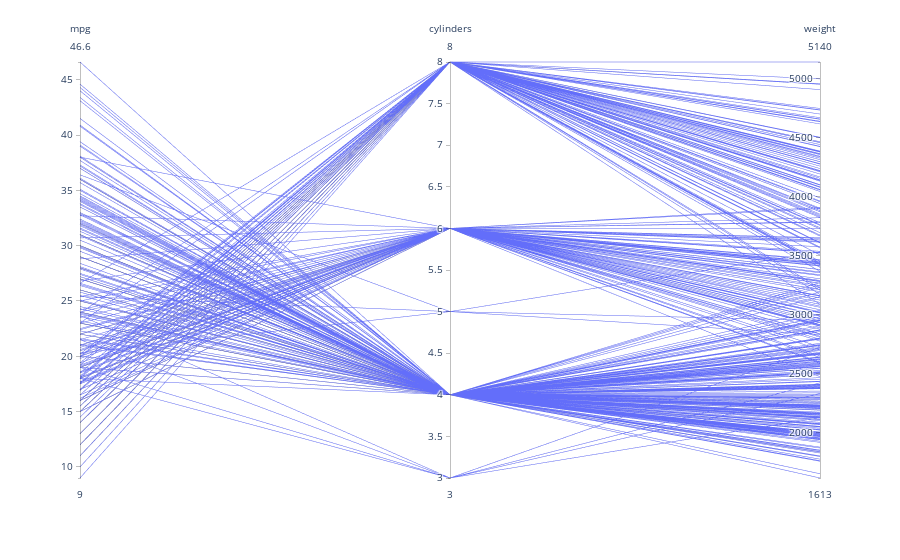

Notebook source saved alongside this figure:
### Code cell
px.parallel_coordinates(df, dimensions=['mpg', 'cylinders', 'weight'])

### Figure 1 — Plotly figure (JSON) as saved in the notebook; plotly's stock layout.template omitted (floating-point values rounded to 4 significant figures; data arrays with more than 128 entries replaced by an {"elided": "..."} marker saying what was removed)
{"data": [{"dimensions": [{"label": "mpg", "values": {"elided": "398 float values"}}, {"label": "cylinders", "values": {"elided": "398 int values"}}, {"label": "weight", "values": {"elided": "398 int values"}}], "domain": {"x": [0, 1], "y": [0, 1]}, "name": "", "type": "parcoords"}], "layout": {"legend": {"tracegroupgap": 0}, "margin": {"t": 60}}}
